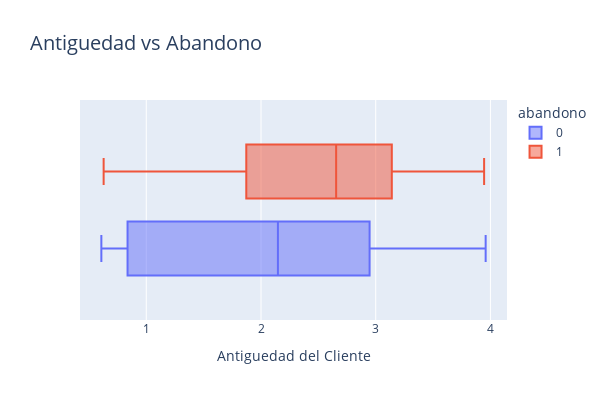

Here is the notebook cell this chart was saved with:
### Code cell
px.box(datos_encoding, 
       x='cuentas_diarias', 
       color='abandono', 
       title='Antiguedad vs Abandono',
        width=600, height=400
       ).update_layout(
    title_font_size=20,
    xaxis_title_text='Antiguedad del Cliente',
    )

### Figure 1 — Plotly figure (JSON) as saved in the notebook; plotly's stock layout.template omitted (floating-point values rounded to 4 significant figures; data arrays with more than 128 entries replaced by an {"elided": "..."} marker saying what was removed)
{"data": [{"alignmentgroup": "True", "hovertemplate": "abandono=0<br>cuentas_diarias=%{x}<extra></extra>", "legendgroup": "0", "marker": {"color": "#636efa"}, "name": "0", "notched": false, "offsetgroup": "0", "orientation": "h", "showlegend": true, "type": "box", "x": {"elided": "5174 float values"}, "x0": " ", "xaxis": "x", "y0": " ", "yaxis": "y"}, {"alignmentgroup": "True", "hovertemplate": "abandono=1<br>cuentas_diarias=%{x}<extra></extra>", "legendgroup": "1", "marker": {"color": "#EF553B"}, "name": "1", "notched": false, "offsetgroup": "1", "orientation": "h", "showlegend": true, "type": "box", "x": {"elided": "1869 float values"}, "x0": " ", "xaxis": "x", "y0": " ", "yaxis": "y"}], "layout": {"boxmode": "group", "height": 400, "legend": {"title": {"text": "abandono"}, "tracegroupgap": 0}, "title": {"font": {"size": 20}, "text": "Antiguedad vs Abandono"}, "width": 600, "xaxis": {"anchor": "y", "domain": [0, 1], "title": {"text": "Antiguedad del Cliente"}}, "yaxis": {"anchor": "x", "domain": [0, 1]}}}
